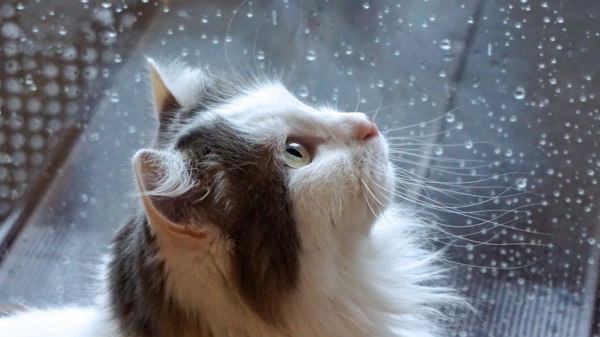
#> input picture 선형수학 실습/code/Ch9/9.1/cat.jpg, 600 x 337 px; the run also reads 1 picture not shown here
$ jupyter execute --allow-errors Ch9.ipynb
#> lines starting #> are read from the running program, lines starting #| are printed output that depends on the picture; after the words box and inside, x2 and y2 are one past the last pixel; in counts of white or black regions, pixels touching at a corner belong together
# Ch9 이미지 기하학적 변환
1) 9- 회전(p182)
cv.getRotationMatrix2D(center, degree, scale)
center : 중심점  예) (100,100)
degree : 회전각도 예) 45 단위가 degree, radian이 아님
scale : 이미지 배율\
\
 cv.getRotationMatrix2D를 사용해서 회전 행렬 M 만들기
 cv.warpAffine 함수 사용해서 이미지에 회전 변환 적용

[cell 1]
import cv2


img_color = cv2.imread('./9.1/cat.jpg')
#> img_color is the input picture: shape (337, 600, 3); mean B, G, R 121.3, 114, 110.8
cv2.imshow("color", img_color)


height, width = img_color.shape[:2]
#> height = 337; width = 600


M = cv2.getRotationMatrix2D((width/2.0, height/2.0), 45, 1)


img_rotated = cv2.warpAffine(img_color, M, (width, height))
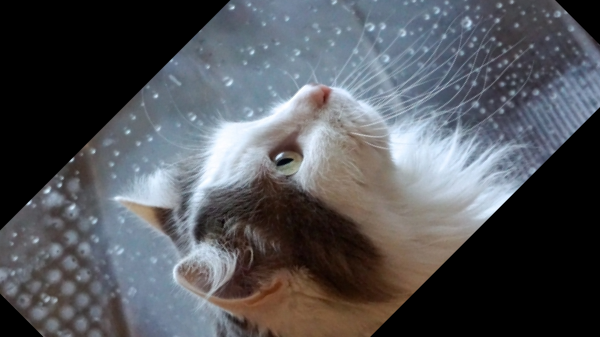
#> img_rotated: shape (337, 600, 3); mean B, G, R 88.7, 84.2, 82.3

cv2.imshow("rotation", img_rotated)
cv2.waitKey(0)


cv2.destroyAllWindows()

2) 9-2 크기 조정
dst = cv.resize(src,dsize, dst, fx, fy, interpolation)
src : 원본이미지
dst : 결과이미지
dszie :  결과 이미지의 크기
fx, fy : 수평, 수직방향 크기 조정 비율
interpolation : 보간법(2가지가 있다.  INTER_LINEAR, INTER_CUBIC
INTER_LINEAR가 상대적으로 빠르지만 선명도가 상대적으로 낮다)

[cell 2]
import cv2 as cv


# 원본 이미지
img_color = cv.imread('./9.2/cat.jpg')
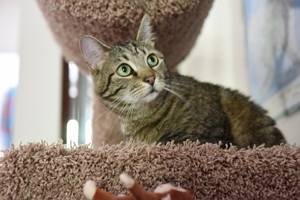
#> input picture 선형수학 실습/code/Ch9/9.2/cat.jpg, 300 x 200 px
#> img_color is the input picture: shape (200, 300, 3); mean B, G, R 120.5, 132, 144.5
cv.imshow("original", img_color)

# 2배 이미지 desired size을 none으로 사양 안함 fx,fy로 확대 축소
img_result = cv.resize(img_color, None, fx=2, fy=2,
    interpolation = cv.INTER_CUBIC)
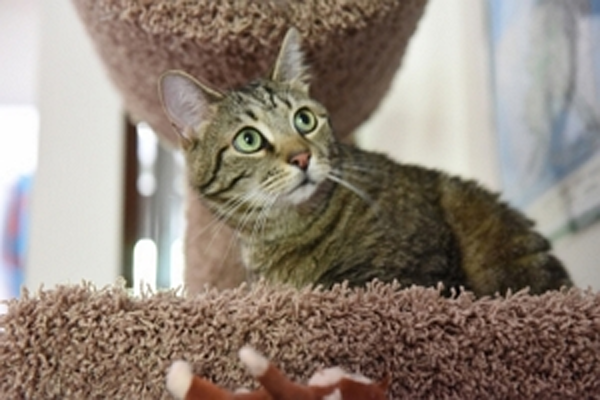
#> img_result: shape (400, 600, 3); mean B, G, R 120.5, 132, 144.5
cv.imshow("x2 INTER_CUBIC", img_result)

# 3배 이미지 dsize를 통해서 확대 축소, fx, fy는 사용x
height, width = img_color.shape[:2]
#> height = 200; width = 300
img_result = cv.resize(img_color, (3*width, 3*height),
    interpolation = cv.INTER_LINEAR )
#> img_result: shape (600, 900, 3)
cv.imshow("x3 INTER_LINEAR", img_result)

# 1/2배 이미지 fx, fy로 확대 축소
img_result = cv.resize(img_color, None, fx=0.5, fy=0.5, interpolation = cv.INTER_AREA)
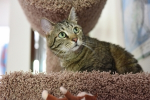
#> img_result: shape (100, 150, 3); mean B, G, R 120.6, 132.1, 144.6
cv.imshow("x0.5 INTER_AREA", img_result)


cv.waitKey(0)
cv.destroyAllWindows()

3) 9-3 이동
함수로 이미지를 직접적으로 이동하는것이 아님
M <- 변환 행렬, 이동하는 변환행렬을 통해서 이동함
cv.warpAffine(img, M, dsize)
img : 적용할 이미지
M : 변환행렬
dsize : 출력이미지의 크기 (너비,높이)

[cell 3]
import cv2 as cv
import numpy as np


img_color = cv.imread('./9.3/cat.jpg')
cv.imshow("original", img_color)


height, width = img_color.shape[:2]


M = np.float32([[1, 0, 100], [0, 1, 50]])


img_translation = cv.warpAffine(img_color, M, (width,height))
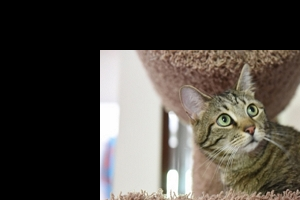
#> img_translation: shape (200, 300, 3); mean B, G, R 65.7, 72.2, 77.1

cv.imshow("translation", img_translation)


cv.waitKey(0)
cv.destroyAllWindows()

4) 9-4 아핀 변환\
\
입력 이미지의 세점 -> 출력이미지의 세점 간의 변환\
\
1.입력이미지의 세점, 출력이미지의 세점을 설정
2.두 이미지간 대응하는 세 점을 안다면 getAffineTransform 아핀변환 행렬을 얻을 수 있음\
\
warpAffine 함수를 이용해서 이미지에 적용

[cell 4]
import numpy as np
import cv2 as cv


point_list = []

def mouse_callback(event, x, y, flags, param):


    if event == cv.EVENT_LBUTTONDOWN:

        print("(%d, %d)" % (x, y))

        point_list.append((x, y))
        cv.circle(img_color, (x, y), 3, (0, 0, 255), -1)


cv.namedWindow('source')
cv.setMouseCallback('source', mouse_callback)


img_color = cv.imread('./9.4/test.png')
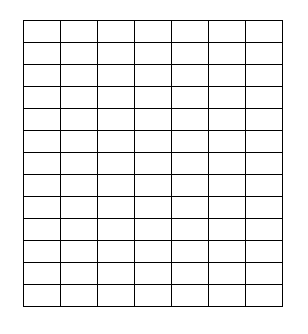
#> input picture 선형수학 실습/code/Ch9/9.4/test.png, 308 x 334 px
#> img_color is the input picture: shape (334, 308, 3); 94.3% white; black in thin lines or dots, all inside (x1, y1, x2, y2) = (23, 20, 283, 307)


while(True):

    cv.imshow('source', img_color)


    if cv.waitKey(1) == 32:
#> (key Esc is pressed here)
        break


height, weight = img_color.shape[:2]
#> height = 334; weight = 308

# 1. 원본 3점과 원하는 점 3점을 설정한다.
#> (the rest of this cell did not finish here and is left out)

5) 9-5 퍼스펙티브 변환\
\
3차원 공간에 있는 물체를 2차원 평면에 올려 놓는다
입력 4점, 대응되는 출력 4점이 필요하다\
\
1)입력 네점, 출력 네점을 설정
2)M= cv.getAffineTransform(입력 네점, 출력 네점)\
\
변환 행렬 M을 계산\
\
3)cv.warpAffine 함수를 사용한다

[cell 5]
import numpy as np
import cv2


src = np.zeros([4, 2], dtype=np.float32)
idx = 0

def mouse_callback(event, x, y, flags, param):
    global point_list, idx


    if event == cv2.EVENT_LBUTTONDOWN:

        src[idx] = (x, y)
        idx = idx + 1

        print("(%d, %d)" % (x, y))

        cv2.circle(img_color, (x, y), 10, (0, 0, 255), -1)


cv2.namedWindow('original')
cv2.setMouseCallback('original', mouse_callback)


img_color = cv2.imread('./9.5/test.jpg')
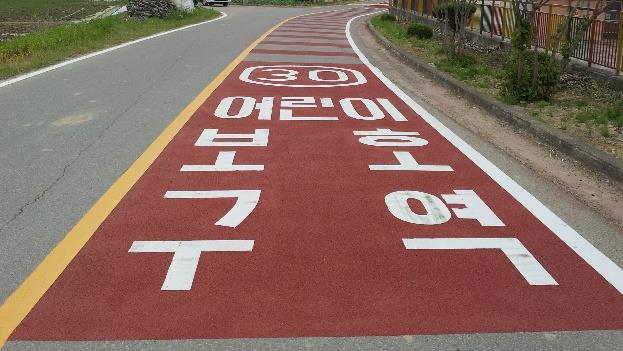
#> input picture 선형수학 실습/code/Ch9/9.5/test.jpg, 623 x 351 px
#> img_color is the input picture: shape (351, 623, 3); mean B, G, R 97.9, 107.3, 136.8
img_original = img_color.copy()


while(True):

    cv2.imshow("original", img_color)


    height, width = img_color.shape[:2]
#> height = 351; width = 623


    if cv2.waitKey(1) == 32:
#> (key Esc is pressed here)
        break


dst = np.float32([[0,0],[width,0],[0,height],[width,height]])
#> dst = [[0, 0], [623, 0], [0, 351], [623, 351]]


M = cv2.getPerspectiveTransform(src,dst)


img_result = cv2.warpPerspective(img_original, M, (width,height))
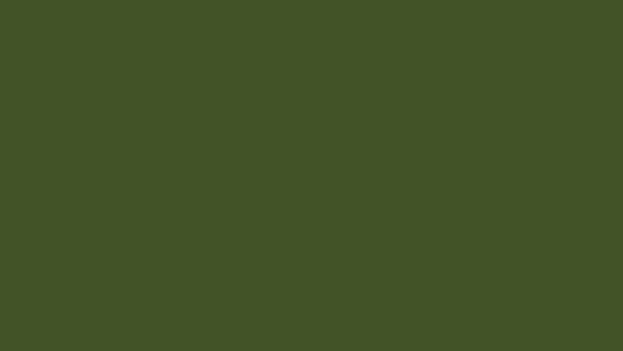
#> img_result: shape (351, 623, 3); mean B, G, R 39, 83, 66


cv2.imshow("result1", img_result)
cv2.waitKey(0)
cv2.destroyAllWindows()
